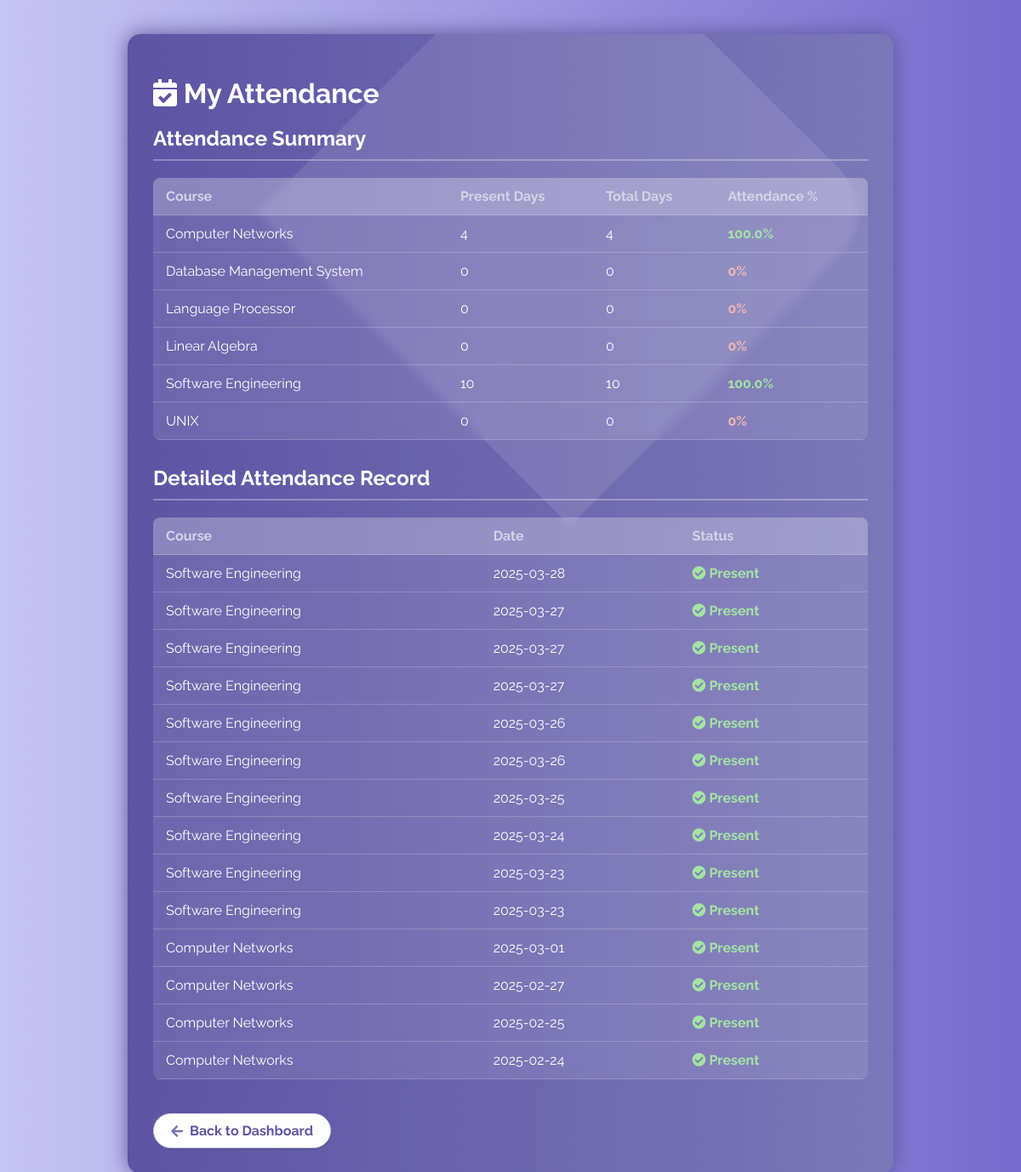
Screenshot of /student/attendance (signed in) with the database file from the repository.
### tables this page shows
CREATE TABLE "info_course" ("id" varchar(50) NOT NULL PRIMARY KEY, "name" varchar(50) NOT NULL, "shortname" varchar(50) NOT NULL, "dept_id" varchar(100) NOT NULL REFERENCES "info_dept" ("id") DEFERRABLE INITIALLY DEFERRED);

CREATE TABLE "info_attendance" ("id" integer NOT NULL PRIMARY KEY AUTOINCREMENT, "date" date NOT NULL, "status" bool NOT NULL, "attendanceclass_id" integer NOT NULL REFERENCES "info_attendanceclass" ("id") DEFERRABLE INITIALLY DEFERRED, "course_id" varchar(50) NOT NULL REFERENCES "info_course" ("id") DEFERRABLE INITIALLY DEFERRED, "student_id" varchar(100) NOT NULL REFERENCES "info_student" ("USN") DEFERRABLE INITIALLY DEFERRED);

### app3.py (the view)
@app.route('/student/attendance')
def student_attendance():
    if 'user_id' not in session or session.get('user_type') != 'student':
        return redirect(url_for('login'))
    conn = get_db_connection()
    all_courses = conn.execute('''
        SELECT c.id as course_id, c.name as course_name
        FROM info_studentcourse sc
        JOIN info_course c ON sc.course_id = c.id
        WHERE sc.student_id = ?
    ''', (session['student_usn'],)).fetchall()
    attendance_records = conn.execute('''
        SELECT c.id as course_id,
               c.name as course_name,
               COALESCE(COUNT(CASE WHEN a.status = 1 THEN 1 END), 0) as present_days,
               COALESCE(COUNT(a.id), 0) as total_days,
               COALESCE(ROUND(COUNT(CASE WHEN a.status = 1 THEN 1 END) * 100.0 / COUNT(a.id), 2), 0) as attendance_percentage
        FROM info_course c
        LEFT JOIN info_attendance a ON c.id = a.course_id AND a.student_id = ?
        WHERE c.id IN (
            SELECT course_id
            FROM info_studentcourse
            WHERE student_id = ?
        )
        GROUP BY c.id, c.name
        ORDER BY c.name
    ''', (session['student_usn'], session['student_usn'])).fetchall()
    detailed_attendance = conn.execute('''
        SELECT c.name as course_name,
               a.date,
               a.status
        FROM info_attendance a
        JOIN info_course c ON a.course_id = c.id
        WHERE a.student_id = ?
        ORDER BY a.date DESC
    ''', (session['student_usn'],)).fetchall()
    conn.close()
    return render_template('student_attendance.html',
                           attendance_records=attendance_records,
                           detailed_attendance=detailed_attendance)

### app3.py (called while the page is built)
def get_db_connection():
    db_path = os.path.join(os.path.dirname(__file__), 'db.sqlite3')
    conn = sqlite3.connect(db_path)
    conn.row_factory = sqlite3.Row
    return conn

### templates/student_attendance.html (shortened to what this page needs)
<!DOCTYPE html>
<html lang="en">
<head>
    <link rel="stylesheet" href="https://cdnjs.cloudflare.com/ajax/libs/font-awesome/5.15.4/css/all.min.css">
</head>
<body>
    <div class="container">
        <h1><i class="fas fa-calendar-check"></i> My Attendance</h1>
        <h2>Attendance Summary</h2>
        <table>
            <thead>
                <tr>
                    <th>Course</th>
                    <th>Present Days</th>
                    <th>Total Days</th>
                    <th>Attendance %</th>
                </tr>
            </thead>
            <tbody>
                {% for record in attendance_records %}
                <tr>
                    <td>{{ record.course_name }}</td>
                    <td>{{ record.present_days }}</td>
                    <td>{{ record.total_days }}</td>
                    <td class="
                        {% if record.attendance_percentage >= 75 %}attendance-good
                        {% elif record.attendance_percentage >= 50 %}attendance-warning
                        {% else %}attendance-poor
                        {% endif %}
                    ">
                        {{ record.attendance_percentage }}%
                    </td>
                </tr>
                {% endfor %}
            </tbody>
        </table>
        <h2>Detailed Attendance Record</h2>
        <table>
            <thead>
                <tr>
                    <th>Course</th>
                    <th>Date</th>
                    <th>Status</th>
                </tr>
            </thead>
            <tbody>
                {% for record in detailed_attendance %}
                <tr>
                    <td>{{ record.course_name }}</td>
                    <td>{{ record.date }}</td>
                    <td>
                        {% if record.status == 1 %}
                            <span class="present"><i class="fas fa-check-circle"></i> Present</span>
                        {% else %}
                            <span class="absent"><i class="fas fa-times-circle"></i> Absent</span>
                        {% endif %}
                    </td>
                </tr>
                {% endfor %}
            </tbody>
        </table>
        <a href="{{ url_for('student_dashboard') }}" class="back-btn">
            <i class="fas fa-arrow-left"></i> Back to Dashboard
        </a>
    </div>
</body>
</html>

### templates/student_attendance.html (style rules this page uses)
* { font-family: 'Raleway', sans-serif; box-sizing: border-box; }
body { background: linear-gradient(90deg, #C7C5F4, #776BCC); color: white; margin: 0; padding: 20px; min-height: 100vh; }
.container { max-width: 900px; margin: 20px auto; padding: 30px; background: linear-gradient(90deg, #5D54A4, #7C78B8); box-shadow: 0px 0px 24px #5C5696; border-radius: 15px; position: relative; overflow: hidden; }
.container::before { content: ''; position: absolute; top: -50px; right: 120px; height: 520px; width: 520px; background: rgba(255,255,255,0.1); transform: rotate(45deg); border-radius: 0 72px 0 0; z-index: 0; }
h1, h2 { color: white; margin-bottom: 20px; position: relative; z-index: 1; }
h2 { border-bottom: 2px solid rgba(255,255,255,0.3); padding-bottom: 10px; }
table { width: 100%; border-collapse: collapse; margin: 20px 0 30px; position: relative; z-index: 1; backdrop-filter: blur(5px); background: rgba(255,255,255,0.1); border-radius: 8px; overflow: hidden; }
th, td { padding: 12px 15px; text-align: left; border-bottom: 1px solid rgba(255,255,255,0.2); }
th { background: rgba(255,255,255,0.2); font-weight: 700; color: #D4D3E8; }
.attendance-good { color: #a3e4a3; font-weight: 700; }
.attendance-poor { color: #f5b7b1; font-weight: 700; }
.present { color: #a3e4a3; font-weight: 700; }
.back-btn { display: inline-flex; align-items: center; padding: 10px 20px; background: #fff; color: #5D54A4; text-decoration: none; border-radius: 26px; transition: all 0.3s ease; font-weight: 700; box-shadow: 0px 2px 2px #5C5696; border: 1px solid #D4D3E8; margin-top: 10px; position: relative; z-index: 1; }
.back-btn i { margin-right: 8px; color: #7875B5; }

### rows the page displays
info_course: course_name "Computer Networks", present_days "4", total_days "4", attendance_percentage "100.0"
info_course: course_name "Database Management System", present_days "0", total_days "0", attendance_percentage "0"
info_course: course_name "Language Processor", present_days "0", total_days "0", attendance_percentage "0"
info_course: course_name "Linear Algebra", present_days "0", total_days "0", attendance_percentage "0"
info_course: course_name "Software Engineering", present_days "10", total_days "10", attendance_percentage "100.0"
info_course: course_name "UNIX", present_days "0", total_days "0", attendance_percentage "0"
info_attendance: course_name "Software Engineering", date "2025-03-28", status True (drawn)
info_attendance: course_name "Software Engineering", date "2025-03-27", status True (drawn)
info_attendance: course_name "Software Engineering", date "2025-03-27", status True (drawn)
info_attendance: course_name "Software Engineering", date "2025-03-27", status True (drawn)
info_attendance: course_name "Software Engineering", date "2025-03-26", status True (drawn)
info_attendance: course_name "Software Engineering", date "2025-03-26", status True (drawn)
info_attendance: course_name "Software Engineering", date "2025-03-25", status True (drawn)
info_attendance: course_name "Software Engineering", date "2025-03-24", status True (drawn)
info_attendance: course_name "Software Engineering", date "2025-03-23", status True (drawn)
info_attendance: course_name "Software Engineering", date "2025-03-23", status True (drawn)
info_attendance: course_name "Computer Networks", date "2025-03-01", status True (drawn)
info_attendance: course_name "Computer Networks", date "2025-02-27", status True (drawn)
info_attendance: course_name "Computer Networks", date "2025-02-25", status True (drawn)
info_attendance: course_name "Computer Networks", date "2025-02-24", status True (drawn)
